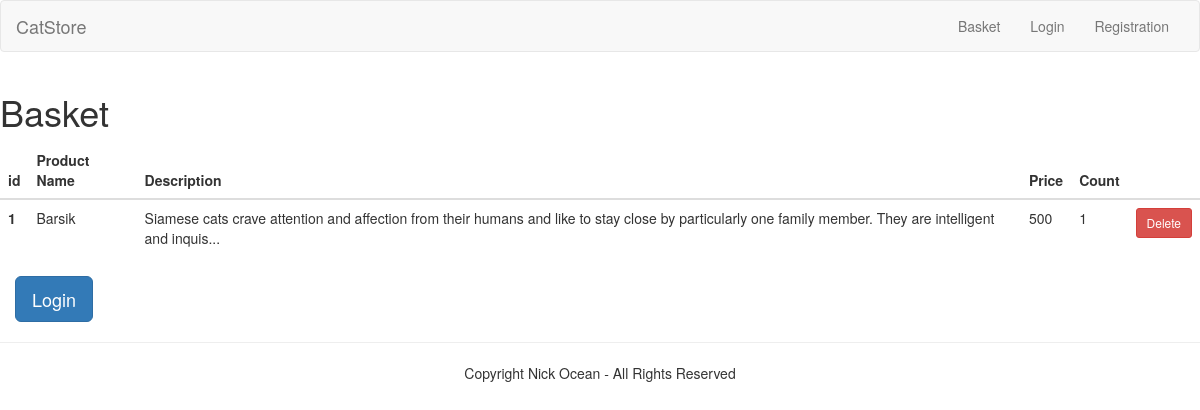
The app's page /basket?id=1 with its own data.
### tables this page shows
CREATE TABLE `products` (
  `id` int(11) NOT NULL AUTO_INCREMENT,
  `name` varchar(255) NOT NULL,
  `description` mediumtext NOT NULL,
  `price` int(11) NOT NULL,
  `created_at` datetime DEFAULT CURRENT_TIMESTAMP,
  `updated_at` datetime DEFAULT NULL ON UPDATE CURRENT_TIMESTAMP,
  `image` varchar(255) NOT NULL,
  PRIMARY KEY (`id`)
);

### app/controllers/BasketController.php (called while the page is built, shortened)
<?php
class BasketController extends Controller
{
    public function basket()
    {
        if (isset($_GET['id'])) {
            $this->model->add($_GET['id']);
        }
        $this->view->render('basket');
    }
}

### public/index.php (called while the page is built, shortened)
<?php
$router = new \Src\Router();
$router->run();

### src/Db.php (called while the page is built, shortened)
<?php
class Db
{
    protected $db;
    public function __construct()
    {
        $config = require_once APP . '/config/db.php';
        $this->db = new PDO('mysql:host=' . $config['host'] . ';dbname=' . $config['name'] . ';charset=utf8', $config['user'], $config['password']);
    }
    public function query($sql, $params = [])
    {
        $stmt = $this->db->prepare($sql);
        $stmt->execute();
        return $stmt;
    }
    public function row($sql, $params = [])
    {
        $result = $this->query($sql, $params);
        return $result->fetchAll(PDO::FETCH_ASSOC);
    }
}

### app/config/db.php (called while the page is built)
<?php
return [
    'host' => 'localhost',
    'name' => 'osmachko_db',
    'password' => '321177',
    'user' => 'osmachko'
];

### app/models/Basket.php (called while the page is built, shortened)
<?php
class Basket extends Model
{
    public function add($id):void
    {
        $products = $this->db->row("SELECT id, name, description, price FROM products WHERE id = $id");
        if ($products) {
            return;
        }
    }
}

### src/Model.php (called while the page is built, shortened)
<?php
class Model
{
    public function __construct()
    {
        $this->db = new Db;
    }
}

### app/views/basket.php (the view, shortened to what this page needs)
<?php
require_once "partials/_head.php";
?>
<body>
<div class="row">
    <div class="col-md-10">
        <h1>Basket</h1>
    </div>
</div>
<div class="row">
    <div class="col-md-12">
        <table class="table">
            <thead>
            <th>id</th>
            <th>Product Name</th>
            <th>Description</th>
            <th>Price</th>
            <th>Count</th>
            <th></th>
            </thead>
            <tbody>
            <? if (isset($_SESSION['products'])) :
            foreach ($_SESSION['products'] as $products => $product) : ?>
            <tr>
                <th><?=$product['id']?></th>
                <td><?=$product['name']?></td>
                <td><?=substr($product['description'], 0, 150) . '...'?></td>
                <td><?=$product['price']?></td>
                <td><?=$product['count']?></td>
                <td>
                    <a href="delete?id=<?=$product['id']?>" class="btn btn-danger btn-sm">Delete</a>
                </td>
            </tr>
            <? endforeach; endif; ?>
            </tbody>
        </table>
            <? if (isset($_SESSION['user'])) : ?>
        <div class="col-md-8">
            <a href="buy" class="btn btn-lg btn-primary">Buy</a>
        </div>
            <? else : ?>
        <div class="col-md-8">
            <a href="form" class="btn btn-lg btn-primary">Login</a>
        </div>
            <? endif; ?>
    </div>
</div>
<? require_once "partials/_footer.php" ?>

### records on screen
products: id "1", name "Barsik", description "Siamese cats crave attention and affection from their humans and like to stay close by particularly one family member. They are intelligent and inquis", price "500"
